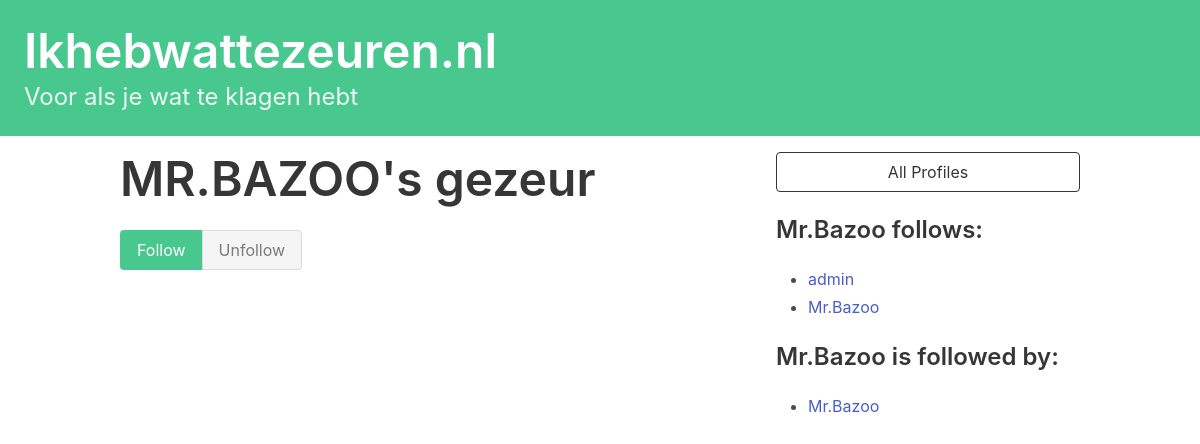
The page /profile/11 (signed in) on the database as committed earlier.
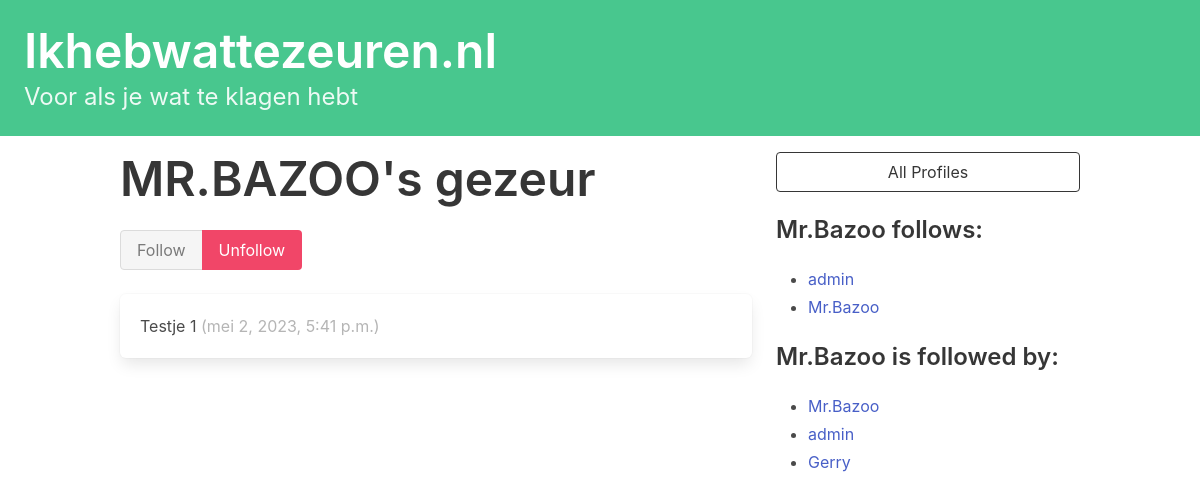
The same page on the database as committed later.
### dwitter/models.py (models this page shows, shortened)
class Profile(models.Model):
    user = models.OneToOneField(User, on_delete=models.CASCADE)
    follows = models.ManyToManyField(
        "self", related_name="followed_by", symmetrical=False, blank=True
    )
    def __str__(self):
        return self.user.username

class Dweet(models.Model):
    user = models.ForeignKey(User, related_name="dweets", on_delete=models.DO_NOTHING)
    body = models.CharField(max_length=140)
    created_at = models.DateTimeField(auto_now_add=True)
    liked = models.ManyToManyField(User, default=None, blank=True, related_name='liked')

### dwitter/views.py (the view, shortened to what this page needs)
# urls.py: path("profile/<int:pk>", profile, name="profile"),
def profile(request, pk):
    if not hasattr(request.user, 'profile'):
        missing_profile = Profile(user=request.user)
        missing_profile.save()
    profile = Profile.objects.get(pk=pk)
    return render(request, "dwitter/profile.html",{"profile":profile})

### dwitter/templates/dwitter/profile.html (shortened to what this page needs)
{% extends 'base.html' %}
{% block content %}
<div class="column">
    <div class="block">
    <h1 class="title is-1">
        {{profile.user.username|upper}}'s gezeur
    </h1>
    <form method="post">
        <div class="buttons has-addons">
        {% if profile in user.profile.follows.all %}
            <button class="button is-success is-static">
                Follow
            </button>
            <button class="button is-danger"
                    name="follow"
                    value="unfollow">
                Unfollow
            </button>
        {% else %}
            <button class="button is-success"
                    name="follow"
                    value="follow">
                Follow
            </button>
            <button class="button is-danger is-static">
                Unfollow
            </button>
        {% endif %}
        </div>
    </form>
    </div>
    <div class="content">
        {% for dweet in profile.user.dweets.all %}
            <div class="box">
                {{ dweet.body }}
                <span class="is-small has-text-grey-light">
                    ({{ dweet.created_at }})
                </span>
            </div>
        {% endfor %}
    </div>
</div>
<div class="column is-one-third">
    <div class="block">
        <a href="{% url 'dwitter:profile_list' %}">
            <button class="button is-dark is-outlined is-fullwidth">
                All Profiles
            </button>
        </a>
    </div>
    <div class="block">
        <h3 class="title is-4">
            {{profile.user.username}} follows:
        </h3>
        <div class="content">
            <ul>
            {% for following in profile.follows.all %}
                <li>
                    <a href="{% url 'dwitter:profile' following.id %} ">
                        {{ following }}
                    </a>
                </li>
            {% endfor %}
            </ul>
        </div>
    </div>
    <div class="block">
        <h3 class="title is-4">
            {{profile.user.username}} is followed by:
        </h3>
        <div class="content">
            <ul>
            {% for follower in profile.followed_by.all %}
                <li>
                    <a href="{% url 'dwitter:profile' follower.id %} ">
                        {{ follower }}
                    </a>
                </li>
            {% endfor %}
            </ul>
        </div>
    </div>
</div>
{% endblock content %}

Rows that differ between the two databases and show on the page:
added Dweet: body "Testje 1", created_at "mei 2, 2023, 5:41 p.m."
now on one of the page's lists (row unchanged): Profile: user.username "admin"
added Profile: user.username "Gerry", shown under "Mr.Bazoo is followed by:"
